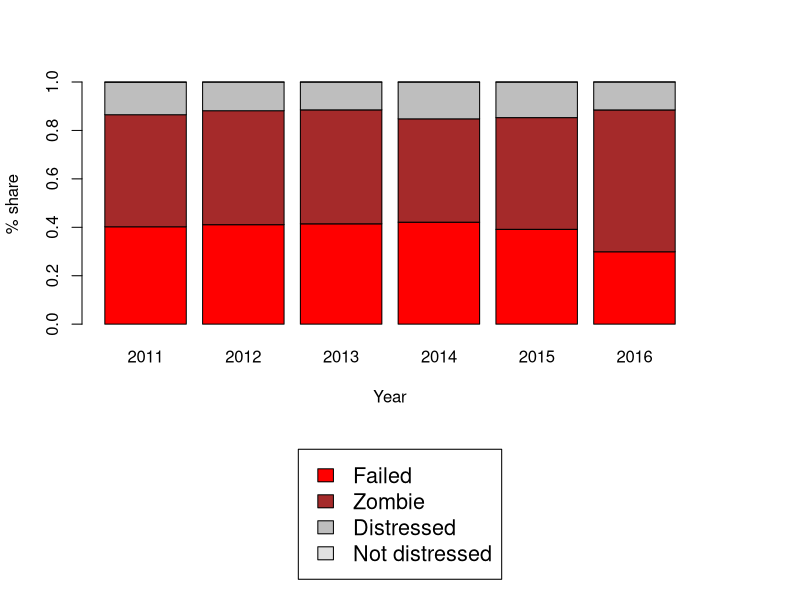

Write the R code that produced this figure.
######################################################################################
##                                                                                  ##
##        Code for Plots for the "Machine Learning for Zombie Hunting" paper        ##
##                           Falco J. Bargagli-Stoffi                               ##
##                                                                                  ##
##                                                                                  ##
######################################################################################

# Bar plot for zombies over years
rm(list=ls())
library(ggplot2)
library(dplyr)
library(tidyr)


# Create the input vectors.
colors = c("red","brown","grey", "gray88")
years <- c("2011","2012","2013","2014","2015", "2016")
status <- c("Failed","Zombie","Distressed", "Not distressed")

# Create the matrix of the values.
Values <- matrix(c(2927,3209,3639,3718,3336,2056,
                   3368,3675,4133,3766,3932,4029,
                   977,923,1007,1340, 1251, 794,
                   6, 3, 3, 3, 2, 0),
                 nrow = 4, ncol = 6, byrow = TRUE)

# Plot layout
layout(matrix(c(1,2), ncol=1, nrow=2, byrow=TRUE), heights=c(2.5, 1))

# Create the bar chart
par(mar=c(5.1, 4.1, 4.1, 5.1), xpd=TRUE)
barplot(prop.table(Values,2), names.arg = years, xlab = "Year", ylab = "% share", col = colors)

# Add the legend to the chart
par(mai=c(0,0,0,0))
plot.new()
legend("center", status, cex = 1.3, fill = colors)


